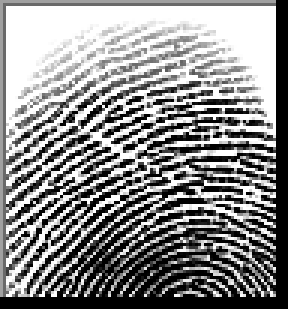
#> input picture Thesis/fabric-samples/asset-transfer-basic/NIDServer/fingerprints_raw/5000000005.bmp, 96 x 103 px (shown 3 times larger)
$ python -i fingerprint.py   (imports and definitions only)
#> lines starting #> are read from the running program, lines starting #| are printed output that depends on the picture; after the words box and inside, x2 and y2 are one past the last pixel; in counts of white or black regions, pixels touching at a corner belong together
#> further down, picture is the input picture: shape (103, 96, 3); min 0, max 255, mean 139.5
from flask import Flask, request, jsonify
import cv2
import numpy as np
from skimage.feature import local_binary_pattern
import os
import json
import tempfile

# [1 line not run here, left out]

# Reusing the functions from previous implementation
def preprocess_fingerprint(image):
    if len(image.shape) == 3:
        image = cv2.cvtColor(image, cv2.COLOR_BGR2GRAY)
    clahe = cv2.createCLAHE(clipLimit=2.0, tileGridSize=(8, 8))
    image = clahe.apply(image)
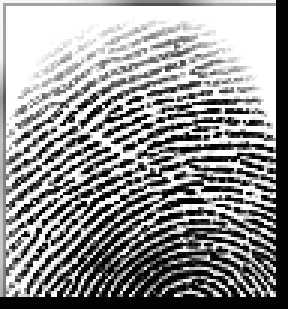
#> image: shape (103, 96) (shown 3 times larger); min 3, max 255, mean 146.6
    image = cv2.fastNlMeansDenoising(image)
    _, image = cv2.threshold(image, 0, 255, cv2.THRESH_BINARY + cv2.THRESH_OTSU)
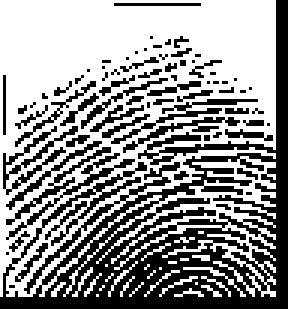
#> image: shape (103, 96) (shown 3 times larger); 58.2% white; 71 black regions (54 under 20 px), largest, box (x1, y1, x2, y2) and area: (0, 0, 96, 103) 2873, (2, 49, 45, 80) 191, (1, 42, 26, 65) 133
    return image

# [14 lines left out: functions extract_features, load_citizens, not called in this run]

# Global variable to store fingerprint database
fingerprint_database = {}

# [95 lines left out: functions load_database, match_fingerprint, match_endpoint, get_citizen_by_nid, not called in this run]

# [4 lines not run here, left out]

>>> import cv2
>>> picture = cv2.imread('fingerprints_raw/5000000005.bmp')
>>> result = preprocess_fingerprint(picture)

$ run again, on Thesis/fabric-samples/asset-transfer-basic/NIDServer/fingerprints_raw/5000000008.bmp
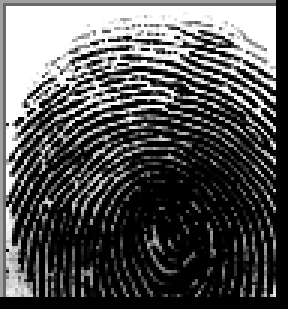
#> input picture Thesis/fabric-samples/asset-transfer-basic/NIDServer/fingerprints_raw/5000000008.bmp, 96 x 103 px (shown 3 times larger)
#> picture is the input picture: shape (103, 96, 3); min 0, max 255, mean 85.2
#> in preprocess_fingerprint, `image = clahe.apply(image)`:
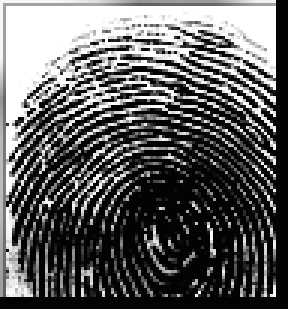
#> image: shape (103, 96) (shown 3 times larger); min 3, max 255, mean 95.6
#> in preprocess_fingerprint, `_, image = cv2.threshold(image, 0, 255, cv2.THRESH_BINARY + cv2.THRESH..`:
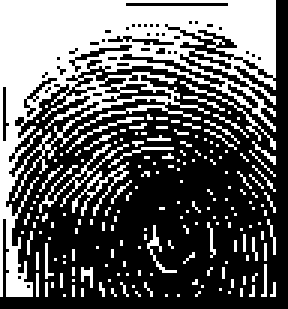
#> image: shape (103, 96) (shown 3 times larger); 38.2% white; 180 white regions (173 under 20 px), largest, box (x1, y1, x2, y2) and area: (0, 0, 92, 99) 2940, (13, 48, 43, 71) 77, (24, 54, 43, 72) 68

$ run again, on Thesis/fabric-samples/asset-transfer-basic/NIDServer/fingerprints_raw/5000000009.bmp
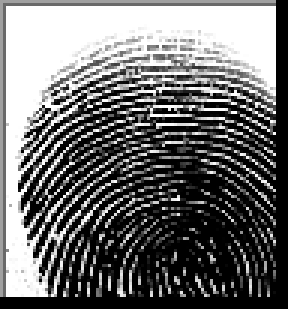
#> input picture Thesis/fabric-samples/asset-transfer-basic/NIDServer/fingerprints_raw/5000000009.bmp, 96 x 103 px (shown 3 times larger)
#> picture is the input picture: shape (103, 96, 3); min 0, max 255, mean 110.2
#> in preprocess_fingerprint, `image = clahe.apply(image)`:
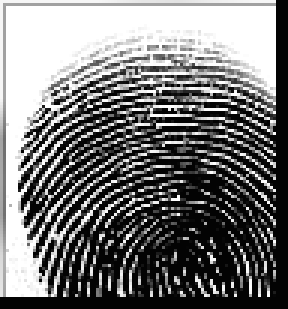
#> image: shape (103, 96) (shown 3 times larger); min 3, max 255, mean 118.8
#> in preprocess_fingerprint, `_, image = cv2.threshold(image, 0, 255, cv2.THRESH_BINARY + cv2.THRESH..`:
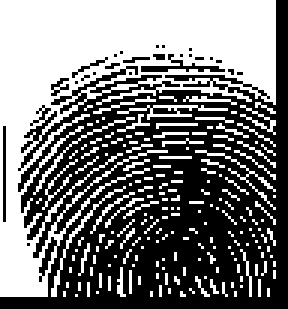
#> image: shape (103, 96) (shown 3 times larger); 47.1% white; 187 white regions (177 under 20 px), largest, box (x1, y1, x2, y2) and area: (0, 0, 92, 99) 3628, (39, 35, 76, 40) 59, (17, 62, 42, 99) 56

$ run again, on Thesis/fabric-samples/asset-transfer-basic/NIDServer/fingerprints_raw/5000000010.bmp
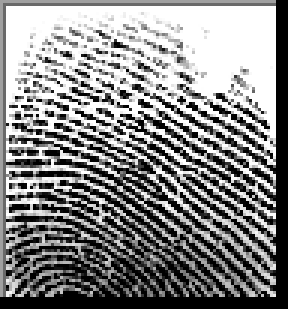
#> input picture Thesis/fabric-samples/asset-transfer-basic/NIDServer/fingerprints_raw/5000000010.bmp, 96 x 103 px (shown 3 times larger)
#> picture is the input picture: shape (103, 96, 3); min 0, max 255, mean 135.2
#> in preprocess_fingerprint, `image = clahe.apply(image)`:
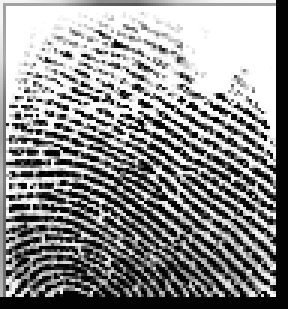
#> image: shape (103, 96) (shown 3 times larger); min 3, max 255, mean 142.2
#> in preprocess_fingerprint, `_, image = cv2.threshold(image, 0, 255, cv2.THRESH_BINARY + cv2.THRESH..`:
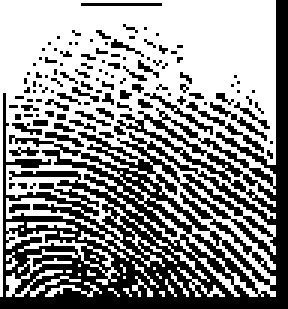
#> image: shape (103, 96) (shown 3 times larger); 56.9% white; 114 black regions (107 under 20 px), largest, box (x1, y1, x2, y2) and area: (0, 0, 96, 103) 3567, (62, 34, 88, 51) 51, (48, 31, 71, 45) 42
